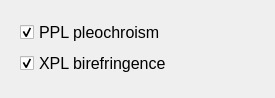
                            <widget class="QWidget" name="scrollAreaWidgetContents_3">
                             <property name="geometry">
                              <rect>
                               <x>0</x>
                               <y>0</y>
                               <width>275</width>
                               <height>98</height>
                              </rect>
                             </property>
                             <layout class="QGridLayout" name="gridLayout_12">
                              <item row="0" column="0">
                               <widget class="QWidget" name="widget_3" native="true">
                                <layout class="QGridLayout" name="gridLayout_13">
                                 <item row="0" column="0">
                                  <widget class="QCheckBox" name="checkBox">
                                   <property name="font">
                                    <font>
                                     <family>Arial</family>
                                     <pointsize>12</pointsize>
                                    </font>
                                   </property>
                                   <property name="autoFillBackground">
                                    <bool>false</bool>
                                   </property>
                                   <property name="text">
                                    <string>PPL pleochroism</string>
                                   </property>
                                   <property name="checked">
                                    <bool>true</bool>
                                   </property>
                                  </widget>
                                 </item>
                                 <item row="1" column="0">
                                  <widget class="QCheckBox" name="checkBox_2">
                                   <property name="font">
                                    <font>
                                     <family>Arial</family>
                                     <pointsize>12</pointsize>
                                    </font>
                                   </property>
                                   <property name="text">
                                    <string>XPL birefringence</string>
                                   </property>
                                   <property name="checked">
                                    <bool>true</bool>
                                   </property>
                                  </widget>
                                 </item>
                                </layout>
                               </widget>
                              </item>
                             </layout>
                            </widget>
